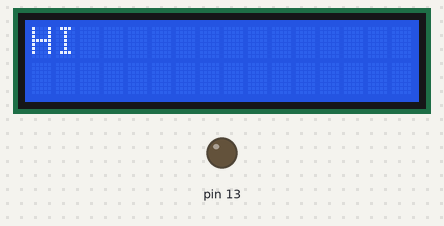
The sketch below on a simulated Arduino Uno, built with avr-gcc and run on an emulated ATmega328P. Shown: 16×2 character LCD, output pins drawn as LEDs (lit = HIGH). Dashed ring = blinking. What the sketch prints to the serial monitor is not drawn.

Above: at 0.1 s.
At 1.1 s:
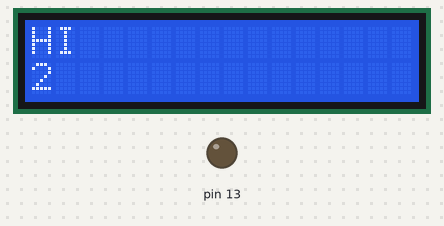
At 2.1 s:
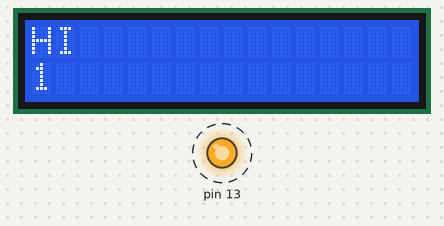
Timing chart, 0 to 130.0 s (numbered marks = the images above):
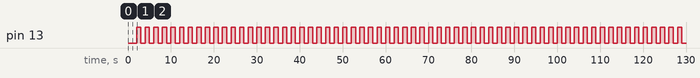

The sketch:

LCD_DISPLAY.ino
```cpp
#define LED_Line  13

#include <LiquidCrystal.h>

const int rs = 12, en = 11, d4 = 5, d5 = 4, d6 = 3, d7 = 2;
LiquidCrystal lcd(12, 11, 5, 4, 3, 2);

class MyClock
{
  private:
  unsigned int seconds, minutes, hours, days, years;

  public:
  MyClock(unsigned int s, unsigned int m, unsigned int h, unsigned int d, unsigned int y)
  {
    seconds = s;
    minutes = m;
    hours = h;
    days = d;
    years = y;
  }

  void increment_seconds(void)
  {
    //increment seconds
    seconds++;

    //if seconds is greater than a minute
    if(seconds >= 60)
    {
      //make seconds = 0
      seconds = 0;
      minutes++;
      if(minutes >= 60)
      {
        minutes = 0;
        hours++;
        if(hours >= 24)
        {
          hours = 0;
          days++;
          if(days >= 365)
          {
            days = 0;
            years++;
          }
        }
      }
    }
  }

  unsigned long getTime(void)
  {
    unsigned long temp = 0;
    temp = days;
    temp = temp << 8;
    temp |= hours;
    temp = temp << 8;
    temp |= minutes;
    temp = temp << 8;
    temp |= seconds;

    return temp;
  }
};//End of clock class

unsigned long time1 = 0;
unsigned long time2 = 0;

MyClock myClock(0, 0, 0, 0, 0);


void setup() {
  // put your setup code here, to run once:++
  Serial.begin(9600);

  lcd.begin(16, 2);
  lcd.print("HI");


  pinMode(13, OUTPUT);
  digitalWrite(13, LOW);

}

void loop()
{
  String message = " ";
  unsigned long currentTime = 0;

  //Get current timestamp
  time2 = micros();

  // if time difference is greater than 1s( 1s = 1000000 * 1 ms)
  if((time2 - time1) >= 1000000)
  {
    //save timestamp
    time1 = time2;

    //increment seconds
    myClock.increment_seconds();

    //get current time
    currentTime = myClock.getTime();

    //compose a time message
    message = "TIME: ";
    message += currentTime >> 24;
    message += ":";
    message += ((currentTime >> 16) & 0xFF);
    message += ":";
    message += ((currentTime >> 8) & 0xFF);
    message += ":";
    message += ((currentTime >> 0) & 0xFF);

    //Display on serial port
    Serial.print(01);

    if(currentTime%2 == 0)
    {
     //lcd.print("First line");
       lcd.setCursor(0,1);
  lcd.print("1");
     digitalWrite(13, HIGH);
    }
    else
    {
     //lcd.print("Second line");
       lcd.setCursor(0,1);
  lcd.print("2");
     digitalWrite(13, LOW);
    }

  }

}
```

Measured:
- by itself, pin 13: alternates HIGH for 1.0 s and LOW for 1.0 s
- what the display in image 1 shows lasts 1.0 s, from 1.0 s to 2.0 s
